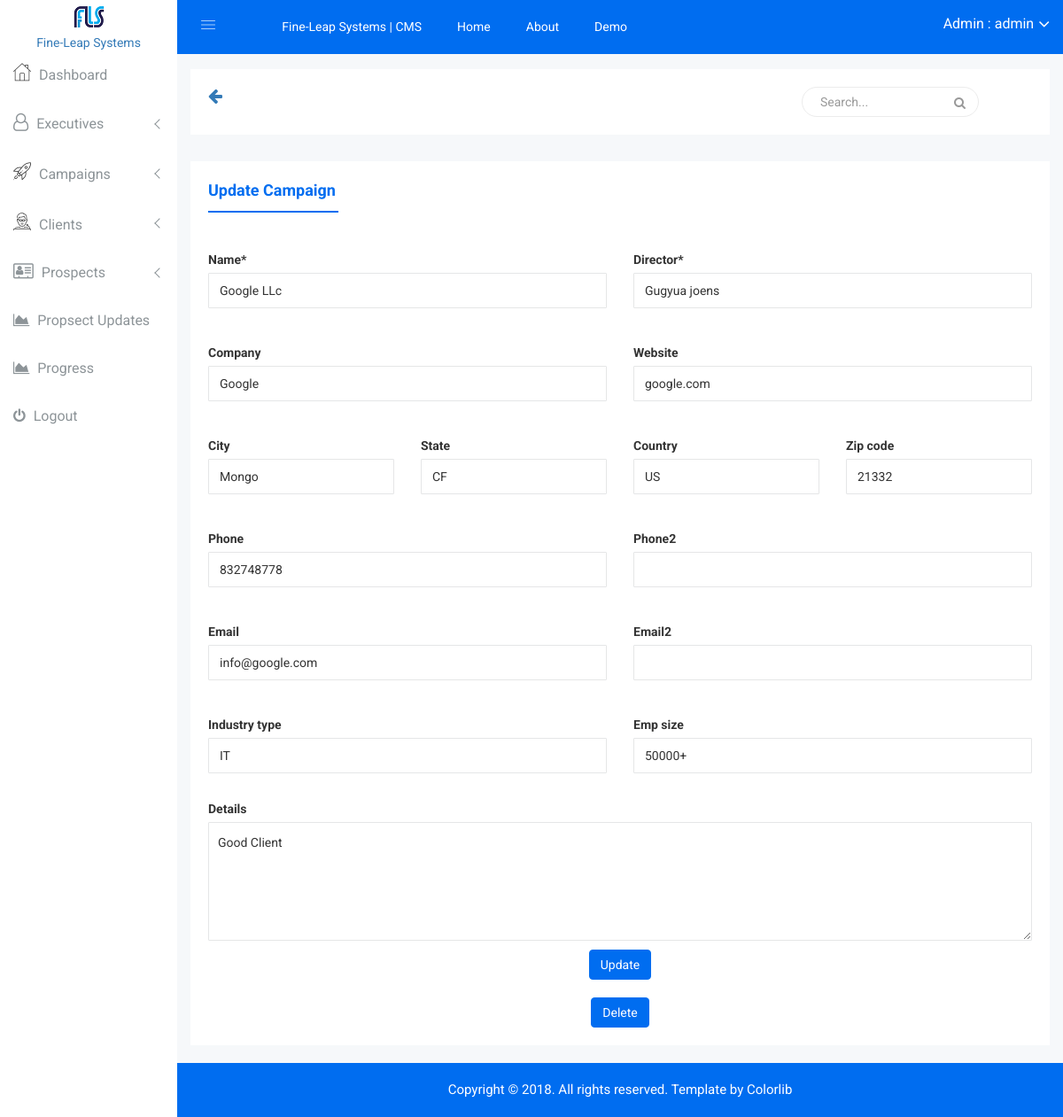
The app's page /crm_admin/clients/update/google-llc/ (signed in) with its own data.
### portal/models.py (models this page shows, shortened)
class User(AbstractBaseUser, PermissionsMixin):
    email = models.EmailField(_('email address'), unique=True)
    first_name = models.CharField(max_length=32, blank=True)
    last_name = models.CharField(max_length=32, blank=True)
    phone = models.CharField(max_length=13, blank=True)
    employee_id = models.CharField(max_length=12, blank=True)
    date_joined = models.DateTimeField(_('date joined'), auto_now_add=True)
    date_of_birth = models.DateField(blank=True, null=True)
    details = models.TextField(blank=True)
    is_active = models.BooleanField(_('active'), default=True)
    is_staff = models.BooleanField(_('staff'), default=False)
    is_superuser = models.BooleanField(_('superuser'), default=False)
    objects = UserManager()
    USERNAME_FIELD = 'email'
    REQUIRED_FIELDS = []
    class Meta:
        verbose_name = _('user')
        verbose_name_plural = _('users')
    def __str__(self):
        return self.get_email_name
    @property
    def get_display_text(self):
        if self.get_full_name:
            return self.get_full_name
        else:
            return self.__str__()
    @property
    def get_full_name(self):
        return "{} {}".format(self.first_name, self.last_name) if (self.first_name or self.last_name) else ""
    @property
    def get_email_name(self):
        email_str = str(self.email)
        return email_str[:email_str.rfind("@")]

### clients/models.py (models this page shows, shortened)
class Client(models.Model):
    name = models.CharField(max_length=64)
    slug = models.SlugField(blank=True)
    director = models.CharField(max_length=64)
    company = models.CharField(max_length=128, blank=True)
    email = models.EmailField(blank=True)
    email2 = models.EmailField(blank=True)
    phone = models.CharField(max_length=15, blank=True)
    phone2 = models.CharField(max_length=15, blank=True)
    emp_size = models.CharField(max_length=16, blank=True)
    website = models.CharField(max_length=64, blank=True)
    industry_type = models.CharField(max_length=64, blank=True)
    city = models.CharField(max_length=32, blank=True)
    state = models.CharField(max_length=32, blank=True)
    country = models.CharField(max_length=32, blank=True)
    zip_code = models.CharField(max_length=12, blank=True, null=True)
    details = models.TextField(blank=True)
    added_on = models.DateTimeField(auto_now_add=True)
    @property
    def get_admin_delete_url(self):
        return reverse_lazy("crm_admin:client_delete", kwargs={'slug': self.slug})

### crm_admin/views.py (the view)
        class WrappedClass(UserPassesTestMixin, wrapped):
            def test_func(self):
                return self.request.user.is_superuser

### crm_admin/forms.py
class ClientUpdateForm(forms.ModelForm):
    class Meta:
        model = Client
        exclude = ('added_on', 'slug', )

### crm_admin/views.py (called while the page is built)
def superuser_required():
    def wrapper(wrapped):
        class WrappedClass(UserPassesTestMixin, wrapped):
            def test_func(self):
                return self.request.user.is_superuser
        return WrappedClass
    return wrapper

### crm_admin/templates/crm_admin/clients/update.html (shortened to what this page needs)
{% extends "crm_admin/base.html" %}
{% load crispy_forms_tags %}
{% block content %}
        <div class="single-pro-review-area mt-t-30 mg-b-15">
            <div class="container-fluid">
                <div class="row">
                    <div class="col-lg-12 col-md-12 col-sm-12 col-xs-12">
                        <div class="product-payment-inner-st">
                            <ul id="myTabedu1" class="tab-review-design">
                                <li class="active"><a href="#description">Update Campaign</a></li>
                            </ul>
                            <div id="myTabContent" class="tab-content custom-product-edit">
                                <div class="product-tab-list tab-pane fade active in" id="description">
                                    <div class="row">
                                        <div class="col-lg-12 col-md-12 col-sm-12 col-xs-12">
                                            <div class="review-content-section">
                                                <div id="dropzone1" class="pro-ad">
                                                    <form method="post" class="dropzone dropzone-custom needsclick add-professors" id="demo1-upload">
                                                        <div class="row">
                                                            <div class="form-group col-lg-6">
                                                                {{ form.name|as_crispy_field }}
                                                            </div>
                                                            <div class="form-group col-lg-6">
                                                                {{ form.director|as_crispy_field }}
                                                            </div>
                                                        </div>
                                                        <div class="row">
                                                            <div class="form-group col-lg-6">
                                                                {{ form.company|as_crispy_field }}
                                                            </div>
                                                            <div class="form-group col-lg-6">
                                                                {{ form.website|as_crispy_field }}
                                                            </div>
                                                        </div>
                                                        <div class="row">
                                                            <div class="form-group col-lg-3">
                                                                {{ form.city|as_crispy_field }}
                                                            </div>
                                                            <div class="form-group col-lg-3">
                                                                {{ form.state|as_crispy_field }}
                                                            </div>
                                                            <div class="form-group col-lg-3">
                                                                {{ form.country|as_crispy_field }}
                                                            </div>
                                                            <div class="form-group col-lg-3">
                                                                {{ form.zip_code|as_crispy_field }}
                                                            </div>
                                                        </div>
                                                        <div class="row">
                                                            <div class="form-group col-lg-6">
                                                                {{ form.phone|as_crispy_field }}
                                                            </div>
                                                            <div class="form-group col-lg-6">
                                                                {{ form.phone2|as_crispy_field }}
                                                            </div>
                                                        </div>
                                                        <div class="row">
                                                            <div class="form-group col-lg-6">
                                                                {{ form.email|as_crispy_field }}
                                                            </div>
                                                            <div class="form-group col-lg-6">
                                                                {{ form.email2|as_crispy_field }}
                                                            </div>
                                                        </div>
                                                        <div class="row">
                                                            <div class="form-group col-lg-6">
                                                                {{ form.industry_type|as_crispy_field }}
                                                            </div>
                                                            <div class="form-group col-lg-6">
                                                                {{ form.emp_size|as_crispy_field }}
                                                            </div>
                                                        </div>
                                                        {{ form.details|as_crispy_field }}
                                                        <div class="row">
                                                            <div class="col-lg-12">
                                                                <div class="payment-adress">
                                                                    <button type="submit" class="btn btn-primary waves-effect waves-light">Update</button>
                                                                </div>
                                                                <br>
                                                                <div class="payment-adress">
                                                                    <a href="{{ client.get_admin_delete_url }}">
                                                                        <button type="button" class="btn btn-danger">Delete</button>
                                                                    </a>
                                                                </div>
                                                            </div>
                                                        </div>
                                                    </form>
                                                </div>
                                            </div>
                                        </div>
                                    </div>
                                </div>
                            </div>
                        </div>
                    </div>
                </div>
            </div>
        </div>
{% endblock %}

### crm_admin/templates/crm_admin/header.html (shortened to what this page needs)
    {% load static %}
    <div class="container-fluid">
        <div class="row">
            <div class="col-lg-12 col-md-12 col-sm-12 col-xs-12">
                <div class="logo-pro">
                    <a href="index.html"><img class="main-logo" src="{% static "img/logo/logosn.png" %}" alt="" /></a>
                </div>
            </div>
        </div>
    </div>
<br>
    <div class="header-advance-area">
        <div class="header-top-area">
            <div class="container-fluid">
                <div class="row">
                    <div class="col-lg-12 col-md-12 col-sm-12 col-xs-12">
                        <div class="header-top-wraper">
                            <div class="row">
                                <div class="col-lg-1 col-md-0 col-sm-1 col-xs-12">
                                    <div class="menu-switcher-pro">
                                        <button type="button" id="sidebarCollapse" class="btn bar-button-pro header-drl-controller-btn btn-info navbar-btn">
                                                <i class="educate-icon educate-nav"></i>
                                            </button>
                                    </div>
                                </div>
                                <div class="col-lg-6 col-md-7 col-sm-6 col-xs-12">
                                    <div class="header-top-menu tabl-d-n">
                                        <ul class="nav navbar-nav mai-top-nav">
                                            <li class="nav-item"><a href="{% url "portal:home" %}">Fine-Leap Systems | CMS</a></li>
                                            <li class="nav-item"><a href="{% url "portal:home" %}" class="nav-link">Home</a>
                                            </li>
                                            <li class="nav-item"><a href="#" class="nav-link">About</a>
                                            </li>
                                            <li class="nav-item"><a href="#" class="nav-link">Demo</a>
                                            </li>
                                        </ul>
                                    </div>
                                </div>
                                <div class="col-lg-5 col-md-5 col-sm-12 col-xs-12">
                                    <div class="header-right-info">
                                        <ul class="nav navbar-nav mai-top-nav header-right-menu">
                                            <li class="nav-item">
                                                <a href="#" data-toggle="dropdown" role="button" aria-expanded="false" class="nav-link dropdown-toggle">
                                                    <span class="admin-name">Admin : {{ user.get_display_text }}</span>
                                                    <i class="fa fa-angle-down edu-icon edu-down-arrow"></i>
                                                </a>
                                            </li>
                                        </ul>
                                    </div>
                                </div>
                            </div>
                        </div>
                    </div>
                </div>
            </div>
        </div>
        <div class="breadcome-area">
            <div class="container-fluid">
                <div class="row">
                    <div class="col-lg-12 col-md-12 col-sm-12 col-xs-12">
                        <div class="breadcome-list">
                            <div class="row">
                                <div class="col-lg-5 col-md-5 col-sm-5 col-xs-2">
                                    <a class="float-left" onClick="javascript:history.go(-1);"><i class="fa fa-arrow-left fa-lg"></i></a>
                                </div>
                                <div class="col-lg-6 col-md-6 col-sm-6 col-xs-10">
                                    <div class="breadcome-heading" style="float: right!important;">
                                        <form role="search" class="sr-input-func">
                                            <input type="text" placeholder="Search..." class="search-int form-control">
                                            <a href="#"><i class="fa fa-search"></i></a>
                                        </form>
                                    </div>
                                </div>
                            </div>
                        </div>
                    </div>
                </div>
            </div>
        </div>
    </div>

### portal/static/css/main.css (style rules this page uses)
html { color: #222; font-size: 1em; line-height: 1.4; }
textarea { resize: vertical; }

### portal/static/css/crm_custom.css (style rules this page uses)
.btn-primary { background-color: #006DF0!important; }

### records on screen
User: get_display_text "admin"
Client: name "Google LLc", director "Gugyua joens", company "Google", website "google.com", city "Mongo", state "CF", country "US", zip_code "21332", phone "832748778", email "info@google.com", industry_type "IT", emp_size "50000+", details "Good Client"
